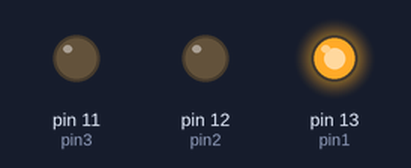
Recording of a sketch running on a simulated Arduino Uno, built with avr-gcc and run on an emulated ATmega328P. Shown: output pins drawn as LEDs (lit = HIGH).

Above: at 0.3 s.
At 2.4 s:
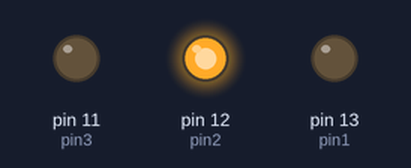
At 4.5 s:
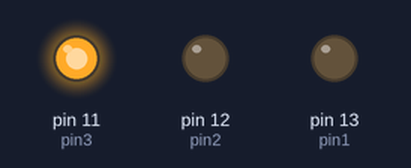
At 5.6 s:
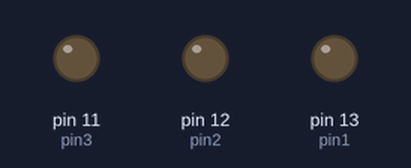
Timing chart, 0 to 8.2 s (numbered marks = the images above):
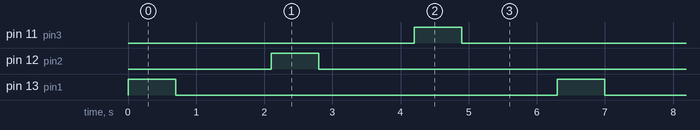

The sketch:

trafic_light.ino
```cpp
int pin1=13;
int pin2=12;
int pin3=11;

void setup() {
  // put your setup code here, to run once:
  pinMode(pin1,OUTPUT);
  pinMode(pin2,OUTPUT);
  pinMode(pin3,OUTPUT);

}

void loop() {
  // put your main code here, to run repeatedly:
  digitalWrite(pin1,HIGH);
  delay(700);
  digitalWrite(pin1,LOW);
  delay(1400);
    digitalWrite(pin2,HIGH);
  delay(700);
  digitalWrite(pin2,LOW);
  delay(1400);
    digitalWrite(pin3,HIGH);
  delay(700);
  digitalWrite(pin3,LOW);
  delay(1400);


}
```

Measured:
- by itself, pin 11 (pin3), pin 12 (pin2), pin 13 (pin1): alternates HIGH for 0.70 s and LOW for 5.6 s
- by itself, everything shown: repeats every 6.3 s, in 6 steps
